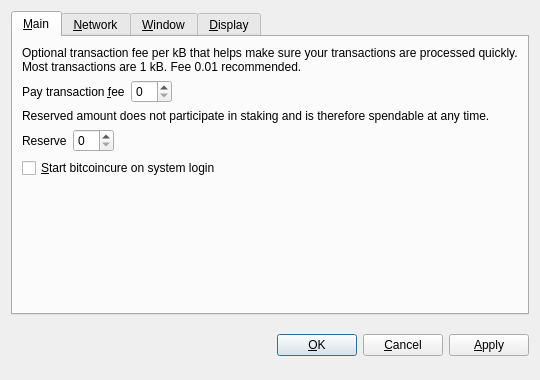
<?xml version="1.0" encoding="UTF-8"?>
<ui version="4.0">
 <class>OptionsDialog</class>
 <widget class="QDialog" name="OptionsDialog">
  <property name="geometry">
   <rect>
    <x>0</x>
    <y>0</y>
    <width>540</width>
    <height>380</height>
   </rect>
  </property>
  <property name="windowTitle">
   <string>Options</string>
  </property>
  <property name="modal">
   <bool>true</bool>
  </property>
  <layout class="QVBoxLayout" name="verticalLayout">
   <item>
    <widget class="QTabWidget" name="tabWidget">
     <property name="tabPosition">
      <enum>QTabWidget::North</enum>
     </property>
     <property name="currentIndex">
      <number>0</number>
     </property>
     <widget class="QWidget" name="tabMain">
      <attribute name="title">
       <string>&amp;Main</string>
      </attribute>
      <layout class="QVBoxLayout" name="verticalLayout_Main">
       <item>
        <widget class="QLabel" name="transactionFeeInfoLabel">
         <property name="text">
          <string>Optional transaction fee per kB that helps make sure your transactions are processed quickly. Most transactions are 1 kB. Fee 0.01 recommended.</string>
         </property>
         <property name="textFormat">
          <enum>Qt::PlainText</enum>
         </property>
         <property name="wordWrap">
          <bool>true</bool>
         </property>
        </widget>
       </item>
       <item>
        <layout class="QHBoxLayout" name="horizontalLayoutFee">
         <item>
          <widget class="QLabel" name="transactionFeeLabel">
           <property name="text">
            <string>Pay transaction &amp;fee</string>
           </property>
           <property name="textFormat">
            <enum>Qt::PlainText</enum>
           </property>
           <property name="buddy">
            <cstring>transactionFee</cstring>
           </property>
          </widget>
         </item>
         <item>
          <widget class="BitcoinAmountField" name="transactionFee"/>
         </item>
         <item>
          <spacer name="horizontalSpacerFee">
           <property name="orientation">
            <enum>Qt::Horizontal</enum>
           </property>
           <property name="sizeHint" stdset="0">
            <size>
             <width>40</width>
             <height>20</height>
            </size>
           </property>
          </spacer>
         </item>
        </layout>
       </item>
       <item>
        <widget class="QLabel" name="reserveBalanceInfoLabel">
         <property name="text">
          <string>Reserved amount does not participate in staking and is therefore spendable at any time.</string>
         </property>
         <property name="textFormat">
          <enum>Qt::PlainText</enum>
         </property>
         <property name="wordWrap">
          <bool>true</bool>
         </property>
        </widget>
       </item>
       <item>
        <layout class="QHBoxLayout" name="horizontalLayoutReserveBalance">
         <item>
          <widget class="QLabel" name="reserveBalanceLabel">
           <property name="text">
            <string>Reserve</string>
           </property>
           <property name="textFormat">
            <enum>Qt::PlainText</enum>
           </property>
           <property name="buddy">
            <cstring>reserveBalance</cstring>
           </property>
          </widget>
         </item>
         <item>
          <widget class="BitcoinAmountField" name="reserveBalance"/>
         </item>
         <item>
          <spacer name="horizontalSpacerReserveBalance">
           <property name="orientation">
            <enum>Qt::Horizontal</enum>
           </property>
           <property name="sizeHint" stdset="0">
            <size>
             <width>40</width>
             <height>20</height>
            </size>
           </property>
          </spacer>
         </item>
        </layout>
       </item>
       <item>
        <widget class="QCheckBox" name="bitcoinAtStartup">
         <property name="toolTip">
          <string>Automatically start bitcoincure after logging in to the system.</string>
         </property>
         <property name="text">
          <string>&amp;Start bitcoincure on system login</string>
         </property>
        </widget>
       </item>
       <item>
        <spacer name="verticalSpacer_Main">
         <property name="orientation">
          <enum>Qt::Vertical</enum>
         </property>
         <property name="sizeHint" stdset="0">
          <size>
           <width>20</width>
           <height>40</height>
          </size>
         </property>
        </spacer>
       </item>
      </layout>
     </widget>
     <widget class="QWidget" name="tabNetwork">
      <attribute name="title">
       <string>&amp;Network</string>
      </attribute>
      <layout class="QVBoxLayout" name="verticalLayout_Network">
       <item>
        <widget class="QCheckBox" name="mapPortUpnp">
         <property name="toolTip">
          <string>Automatically open the bitcoincure client port on the router. This only works when your router supports UPnP and it is enabled.</string>
         </property>
         <property name="text">
          <string>Map port using &amp;UPnP</string>
         </property>
        </widget>
       </item>
       <item>
        <widget class="QCheckBox" name="connectSocks">
         <property name="toolTip">
          <string>Connect to the bitcoincure network through a SOCKS proxy (e.g. when connecting through Tor).</string>
         </property>
         <property name="text">
          <string>&amp;Connect through SOCKS proxy:</string>
         </property>
        </widget>
       </item>
       <item>
        <layout class="QHBoxLayout" name="horizontalLayout_Network">
         <item>
          <widget class="QLabel" name="proxyIpLabel">
           <property name="text">
            <string>Proxy &amp;IP:</string>
           </property>
           <property name="textFormat">
            <enum>Qt::PlainText</enum>
           </property>
           <property name="buddy">
            <cstring>proxyIp</cstring>
           </property>
          </widget>
         </item>
         <item>
          <widget class="QValidatedLineEdit" name="proxyIp">
           <property name="maximumSize">
            <size>
             <width>140</width>
             <height>16777215</height>
            </size>
           </property>
           <property name="toolTip">
            <string>IP address of the proxy (e.g. 127.0.0.1)</string>
           </property>
          </widget>
         </item>
         <item>
          <widget class="QLabel" name="proxyPortLabel">
           <property name="text">
            <string>&amp;Port:</string>
           </property>
           <property name="textFormat">
            <enum>Qt::PlainText</enum>
           </property>
           <property name="buddy">
            <cstring>proxyPort</cstring>
           </property>
          </widget>
         </item>
         <item>
          <widget class="QLineEdit" name="proxyPort">
           <property name="maximumSize">
            <size>
             <width>55</width>
             <height>16777215</height>
            </size>
           </property>
           <property name="toolTip">
            <string>Port of the proxy (e.g. 9050)</string>
           </property>
          </widget>
         </item>
         <item>
          <widget class="QLabel" name="socksVersionLabel">
           <property name="text">
            <string>SOCKS &amp;Version:</string>
           </property>
           <property name="textFormat">
            <enum>Qt::PlainText</enum>
           </property>
           <property name="buddy">
            <cstring>socksVersion</cstring>
           </property>
          </widget>
         </item>
         <item>
          <widget class="QValueComboBox" name="socksVersion">
           <property name="toolTip">
            <string>SOCKS version of the proxy (e.g. 5)</string>
           </property>
          </widget>
         </item>
         <item>
          <spacer name="horizontalSpacer_Network">
           <property name="orientation">
            <enum>Qt::Horizontal</enum>
           </property>
           <property name="sizeHint" stdset="0">
            <size>
             <width>40</width>
             <height>20</height>
            </size>
           </property>
          </spacer>
         </item>
        </layout>
       </item>
       <item>
        <spacer name="verticalSpacer_Network">
         <property name="orientation">
          <enum>Qt::Vertical</enum>
         </property>
         <property name="sizeHint" stdset="0">
          <size>
           <width>20</width>
           <height>40</height>
          </size>
         </property>
        </spacer>
       </item>
      </layout>
     </widget>
     <widget class="QWidget" name="tabWindow">
      <attribute name="title">
       <string>&amp;Window</string>
      </attribute>
      <layout class="QVBoxLayout" name="verticalLayout_Window">
       <item>
        <widget class="QCheckBox" name="minimizeToTray">
         <property name="toolTip">
          <string>Show only a tray icon after minimizing the window.</string>
         </property>
         <property name="text">
          <string>&amp;Minimize to the tray instead of the taskbar</string>
         </property>
        </widget>
       </item>
       <item>
        <widget class="QCheckBox" name="minimizeOnClose">
         <property name="toolTip">
          <string>Minimize instead of exit the application when the window is closed. When this option is enabled, the application will be closed only after selecting Quit in the menu.</string>
         </property>
         <property name="text">
          <string>M&amp;inimize on close</string>
         </property>
        </widget>
       </item>
       <item>
        <spacer name="verticalSpacer_Window">
         <property name="orientation">
          <enum>Qt::Vertical</enum>
         </property>
         <property name="sizeHint" stdset="0">
          <size>
           <width>20</width>
           <height>40</height>
          </size>
         </property>
        </spacer>
       </item>
      </layout>
     </widget>
     <widget class="QWidget" name="tabDisplay">
      <attribute name="title">
       <string>&amp;Display</string>
      </attribute>
      <layout class="QVBoxLayout" name="verticalLayout_Display">
       <item>
        <layout class="QHBoxLayout" name="horizontalLayout_1_Display">
         <item>
          <widget class="QLabel" name="langLabel">
           <property name="text">
            <string>User Interface &amp;language:</string>
           </property>
           <property name="textFormat">
            <enum>Qt::PlainText</enum>
           </property>
           <property name="buddy">
            <cstring>lang</cstring>
           </property>
          </widget>
         </item>
         <item>
          <widget class="QValueComboBox" name="lang">
           <property name="toolTip">
            <string>The user interface language can be set here. This setting will take effect after restarting bitcoincure.</string>
           </property>
          </widget>
         </item>
        </layout>
       </item>
       <item>
        <layout class="QHBoxLayout" name="horizontalLayout_2_Display">
         <item>
          <widget class="QLabel" name="unitLabel">
           <property name="text">
            <string>&amp;Unit to show amounts in:</string>
           </property>
           <property name="textFormat">
            <enum>Qt::PlainText</enum>
           </property>
           <property name="buddy">
            <cstring>unit</cstring>
           </property>
          </widget>
         </item>
         <item>
          <widget class="QValueComboBox" name="unit">
           <property name="toolTip">
            <string>Choose the default subdivision unit to show in the interface and when sending coins.</string>
           </property>
          </widget>
         </item>
        </layout>
       </item>
       <item>
        <widget class="QCheckBox" name="displayAddresses">
         <property name="toolTip">
          <string>Whether to show bitcoincure addresses in the transaction list or not.</string>
         </property>
         <property name="text">
          <string>&amp;Display addresses in transaction list</string>
         </property>
        </widget>
       </item>
       <item>
        <widget class="QCheckBox" name="coinControlFeatures">
         <property name="toolTip">
          <string>Whether to show coin control features or not.</string>
         </property>
         <property name="text">
          <string>Display coin &amp;control features (experts only!)</string>
         </property>
        </widget>
       </item>
       <item>
        <spacer name="verticalSpacer_Display">
         <property name="orientation">
          <enum>Qt::Vertical</enum>
         </property>
         <property name="sizeHint" stdset="0">
          <size>
           <width>20</width>
           <height>40</height>
          </size>
         </property>
        </spacer>
       </item>
      </layout>
     </widget>
    </widget>
   </item>
   <item>
    <layout class="QHBoxLayout" name="horizontalLayout_Buttons">
     <item>
      <spacer name="horizontalSpacer_1">
       <property name="orientation">
        <enum>Qt::Horizontal</enum>
       </property>
       <property name="sizeHint" stdset="0">
        <size>
         <width>40</width>
         <height>48</height>
        </size>
       </property>
      </spacer>
     </item>
     <item>
      <widget class="QLabel" name="statusLabel">
       <property name="font">
        <font>
         <weight>75</weight>
         <bold>true</bold>
        </font>
       </property>
       <property name="text">
        <string/>
       </property>
       <property name="textFormat">
        <enum>Qt::PlainText</enum>
       </property>
       <property name="wordWrap">
        <bool>true</bool>
       </property>
      </widget>
     </item>
     <item>
      <spacer name="horizontalSpacer_2">
       <property name="orientation">
        <enum>Qt::Horizontal</enum>
       </property>
       <property name="sizeHint" stdset="0">
        <size>
         <width>40</width>
         <height>48</height>
        </size>
       </property>
      </spacer>
     </item>
     <item>
      <widget class="QPushButton" name="okButton">
       <property name="text">
        <string>&amp;OK</string>
       </property>
      </widget>
     </item>
     <item>
      <widget class="QPushButton" name="cancelButton">
       <property name="text">
        <string>&amp;Cancel</string>
       </property>
       <property name="autoDefault">
        <bool>false</bool>
       </property>
      </widget>
     </item>
     <item>
      <widget class="QPushButton" name="applyButton">
       <property name="text">
        <string>&amp;Apply</string>
       </property>
       <property name="autoDefault">
        <bool>false</bool>
       </property>
      </widget>
     </item>
    </layout>
   </item>
  </layout>
 </widget>
 <customwidgets>
  <customwidget>
   <class>BitcoinAmountField</class>
   <extends>QSpinBox</extends>
   <header>bitcoinamountfield.h</header>
  </customwidget>
  <customwidget>
   <class>QValueComboBox</class>
   <extends>QComboBox</extends>
   <header>qvaluecombobox.h</header>
  </customwidget>
  <customwidget>
   <class>QValidatedLineEdit</class>
   <extends>QLineEdit</extends>
   <header>qvalidatedlineedit.h</header>
  </customwidget>
 </customwidgets>
 <resources/>
 <connections/>
</ui>
